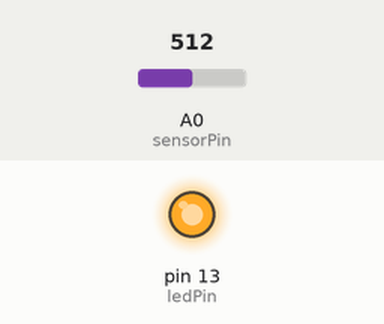
A sketch run on a simulated Arduino Uno, built with avr-gcc and run on an emulated ATmega328P. Parts: output pins drawn as LEDs (lit = HIGH). The inputs (shaded band) are chosen by the test bench; at power-on: A0 (sensorPin) = 512. What the sketch prints to the serial monitor is not drawn.

Above: at 0.5 s.
At 3.5 s:
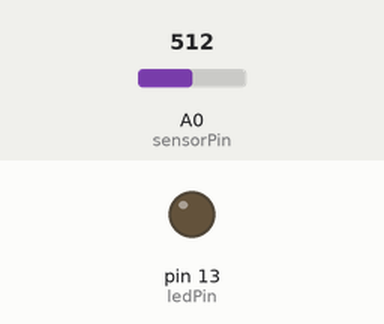
Timing chart, 0 to 7.8 s (numbered marks = the images above):
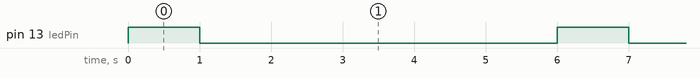

The sketch:

ElectroConductivity.ino
```cpp
int sensorPin = A0;    // select the input pin for the potentiometer
int ledPin = 13;      // select the pin for the LED
int sensorValue = 0;  // variable to store the value coming from the sensor

void setup() {
  Serial.begin(9600);
  // declare the ledPin as an OUTPUT:
  pinMode(ledPin, OUTPUT);
}

void loop() {
  // read the value from the sensor:
  sensorValue = analogRead(sensorPin);
  // turn the ledPin on
  digitalWrite(ledPin, HIGH);
  Serial.println(sensorValue);
  // stop the program for <sensorValue> milliseconds:
  delay(1000);
  // turn the ledPin off:
  digitalWrite(ledPin, LOW);
  // stop the program for for <sensorValue> milliseconds:
  delay(5000);
}
```

Measured:
- by itself, pin 13 (ledPin): alternates HIGH for 1.0 s and LOW for 5.0 s
